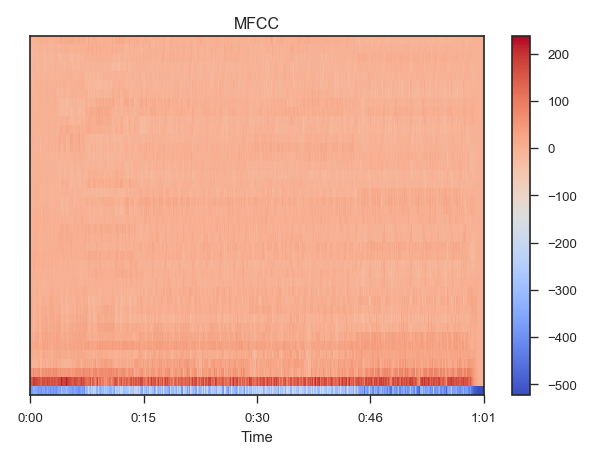

Here is the Python script that generated this plot:
# Generate mfccs from a time series

y, sr = librosa.load(librosa.util.example_audio_file())
librosa.feature.mfcc(y=y, sr=sr)
# array([[ -5.229e+02,  -4.944e+02, ...,  -5.229e+02,  -5.229e+02],
# [  7.105e-15,   3.787e+01, ...,  -7.105e-15,  -7.105e-15],
# ...,
# [  1.066e-14,  -7.500e+00, ...,   1.421e-14,   1.421e-14],
# [  3.109e-14,  -5.058e+00, ...,   2.931e-14,   2.931e-14]])

# Use a pre-computed log-power Mel spectrogram

S = librosa.feature.melspectrogram(y=y, sr=sr, n_mels=128,
                                   fmax=8000)
librosa.feature.mfcc(S=librosa.logamplitude(S))
# array([[ -5.207e+02,  -4.898e+02, ...,  -5.207e+02,  -5.207e+02],
# [ -2.576e-14,   4.054e+01, ...,  -3.997e-14,  -3.997e-14],
# ...,
# [  7.105e-15,  -3.534e+00, ...,   0.000e+00,   0.000e+00],
# [  3.020e-14,  -2.613e+00, ...,   3.553e-14,   3.553e-14]])

# Get more components

mfccs = librosa.feature.mfcc(y=y, sr=sr, n_mfcc=40)

# Visualize the MFCC series

import matplotlib.pyplot as plt
librosa.display.specshow(mfccs, x_axis='time')
plt.colorbar()
plt.title('MFCC')
plt.tight_layout()
